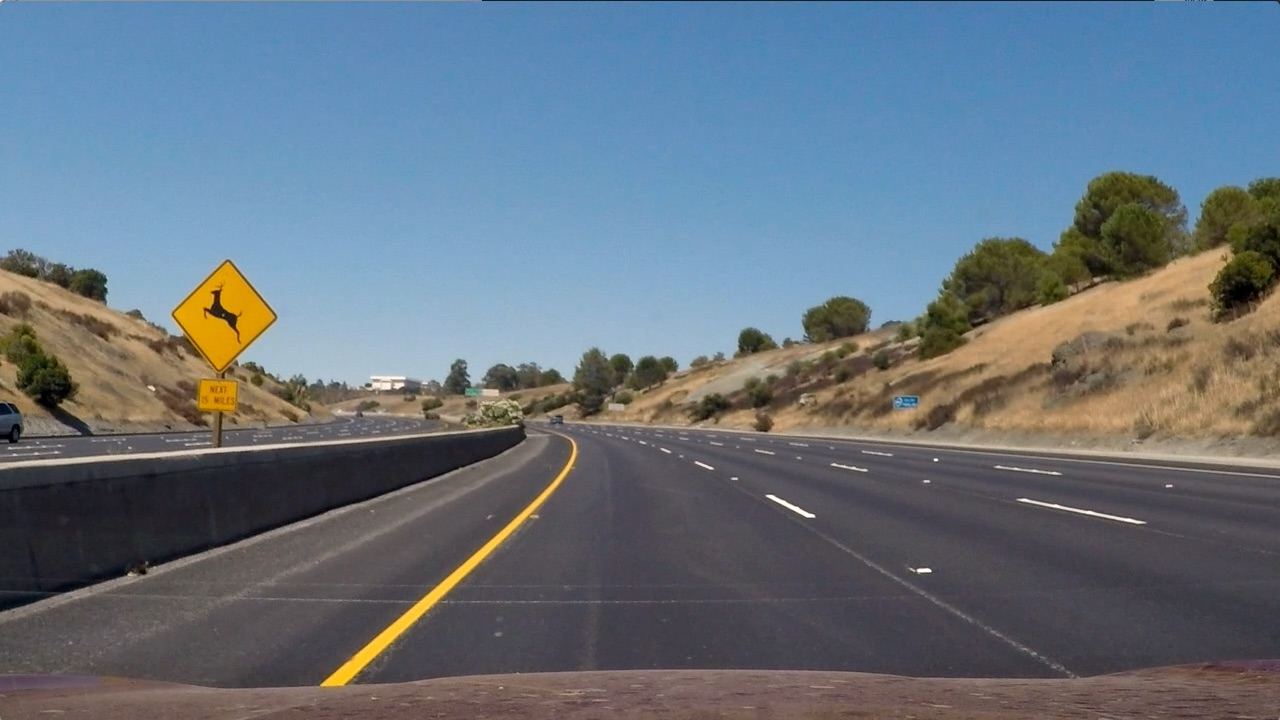
#> input picture test_images/test2.jpg, 1280 x 720 px; its folder holds only this picture in this run
$ jupyter execute --allow-errors CarDetection.ipynb   (shell and % lines are left out)   (older library calls are emulated)
#> lines starting #> are read from the running program, lines starting #| are printed output that depends on the picture
[cell 1]
import matplotlib.image as mpimg
import matplotlib.pyplot as plt
import numpy as np
import cv2
import glob
import time
from sklearn.svm import LinearSVC
from sklearn.preprocessing import StandardScaler
from skimage.feature import hog
from sklearn.model_selection import train_test_split
from scipy.ndimage import label
from moviepy.editor import VideoFileClip
from collections import deque
import pickle
import os
import queue

[cell 2]
# Define a function to return some characteristics of the dataset
# [14 lines left out: function data_look, not called in this run]

def visualize_images(input_images, num_cols, figure_name, cmap = None):
    "Shows input images by stacking them in num_cols columns"
    fig, axes = plt.subplots((int)((len(input_images) + 1) /num_cols), num_cols, figsize=(24, 20))

    fig = plt.gcf()
    fig.canvas.set_window_title(figure_name)

    print(figure_name)

    for ax, image in zip(axes.flat, input_images):
        if(cmap == "gray" or cmap == 'hot'):
            ax.imshow(image, cmap=cmap)
        elif(image.shape[2]==1):
            ax.imshow(image[:,:,0], cmap = cmap)
        else:
            ax.imshow(image, cmap=cmap)

    plt.show()

[cell 3]
import zipfile as zf
#> (the rest of this cell did not finish here and is left out)

[cell 4]
def convert_color(img, conv='RGB2YCrCb'):
    """
    Convert the image from one color space to the other
    """
    if conv == 'RGB2YCrCb':
        return cv2.cvtColor(img, cv2.COLOR_RGB2YCrCb)
    if conv == 'BGR2YCrCb':
        return cv2.cvtColor(img, cv2.COLOR_BGR2YCrCb)
    if conv == 'RGB2LUV':
        return cv2.cvtColor(img, cv2.COLOR_RGB2LUV)
    if conv == 'RGB2HLS':
        return cv2.cvtColor(img, cv2.COLOR_RGB2HLS)
    if conv == 'RGB2HSV':
        return cv2.cvtColor(img, cv2.COLOR_RGB2HSV)
    if conv == 'Gray':
        return cv2.cvtColor(img, cv2.COLOR_RGB2GRAY)
    if conv == 'RGB2YUV':
        return cv2.cvtColor(img, cv2.COLOR_RGB2YUV)


# HOG features of image
def get_hog_features(img, orient, pix_per_cell, cell_per_block,
                     vis=False, feature_vec=True):
    # Call with two outputs if vis==True
    if vis == True:
        features, hog_image = hog(img, orientations=orient,
                                  pixels_per_cell=(pix_per_cell, pix_per_cell),
                                  cells_per_block=(cell_per_block, cell_per_block),
                                  transform_sqrt=False,
                                  visualize=vis, feature_vector=feature_vec)
        return features, hog_image
    # Otherwise call with one output
    else:
        features = hog(img, orientations=orient,
                       pixels_per_cell=(pix_per_cell, pix_per_cell),
                       cells_per_block=(cell_per_block, cell_per_block),
                       transform_sqrt=False,
                       visualize=vis, feature_vector=feature_vec)
        return features


# [68 lines left out: functions bin_spatial, color_hist, extract_features, not called in this run]

[cell 5]
#do it only once to extract features and save it in pickle file as it takes times
# [69 lines left out: function train_svc, not called in this run]

[cell 6]
####Load the training model from pickle file
dist_pickle = pickle.load( open("svc_pickle.p", "rb" ) )
#> (reads svc_pickle.p from the repository)
print(dist_pickle)
svc = dist_pickle["svc"]
X_scaler = dist_pickle["scaler"]
orient = dist_pickle["orient"]
pix_per_cell = dist_pickle["pix_per_cell"]
cell_per_block = dist_pickle["cell_per_block"]
spatial_size = dist_pickle["spatial_size"]
hist_bins = dist_pickle["hist_bins"]

[cell 7]
#Read cars and not-cars images

#test images folder
test_images_dir = 'test_images/'
#Read cars and not-cars images


# images are divided up into vehicles and non-vehicles
test_images = []

images = glob.glob(test_images_dir + '*.jpg')

for image in images:
        test_images.append(mpimg.imread(image))

# Define a single function that can extract features using hog sub-sampling and make predictions
def find_cars(img, ystart, ystop, scale, svc, X_scaler, orient, pix_per_cell, cell_per_block, spatial_size, hist_bins,
              vis_bboxes=False):
    draw_img = np.copy(img)
    xstart = int(img.shape[1] / 5)
    xstop = img.shape[1]
    img_tosearch = img[ystart:ystop, xstart:xstop, :]
    ctrans_tosearch = convert_color(img_tosearch, conv='RGB2YUV')
    if scale != 1:
        imshape = ctrans_tosearch.shape
        ctrans_tosearch = cv2.resize(ctrans_tosearch, (np.int(imshape[1] / scale), np.int(imshape[0] / scale)))

    ch1 = ctrans_tosearch[:, :, 0]
    ch2 = ctrans_tosearch[:, :, 1]
    ch3 = ctrans_tosearch[:, :, 2]

    # Define blocks and steps as above
    nxblocks = (ch1.shape[1] // pix_per_cell) - cell_per_block + 1
    nyblocks = (ch1.shape[0] // pix_per_cell) - cell_per_block + 1
    nfeat_per_block = orient * cell_per_block ** 2

    # 64 was the orginal sampling rate, with 8 cells and 8 pix per cell
    window = 64
    nblocks_per_window = (window // pix_per_cell) - cell_per_block + 1
    cells_per_step = 2  # Instead of overlap, define how many cells to step
    nxsteps = (nxblocks - nblocks_per_window) // cells_per_step
    nysteps = (nyblocks - nblocks_per_window) // cells_per_step

    # Compute individual channel HOG features for the entire image
    hog1 = get_hog_features(ch1, orient, pix_per_cell, cell_per_block, feature_vec=False)
    hog2 = get_hog_features(ch2, orient, pix_per_cell, cell_per_block, feature_vec=False)
    hog3 = get_hog_features(ch3, orient, pix_per_cell, cell_per_block, feature_vec=False)
    rectangles = []

    for xb in range(nxsteps):
        for yb in range(nysteps):
            ypos = yb * cells_per_step
            xpos = xb * cells_per_step

            # Extract HOG for this patch
            hog_feat1 = hog1[ypos:ypos + nblocks_per_window, xpos:xpos + nblocks_per_window].ravel()
            hog_feat2 = hog2[ypos:ypos + nblocks_per_window, xpos:xpos + nblocks_per_window].ravel()
            hog_feat3 = hog3[ypos:ypos + nblocks_per_window, xpos:xpos + nblocks_per_window].ravel()
            hog_features = np.hstack((hog_feat1, hog_feat2, hog_feat3)).reshape(1, -1)
            #             hog_features = np.hstack((hog_feat1))

            xleft = xpos * pix_per_cell
            ytop = ypos * pix_per_cell

            # Extract the image patch
            #             subimg = cv2.resize(ctrans_tosearch[ytop:ytop+window, xleft:xleft+window], (64,64))

            # Get color features
            #             spatial_features = bin_spatial(subimg, size=spatial_size)
            #             hist_features = color_hist(subimg, nbins=hist_bins)
            # Scale features and make a prediction
            #             stacked = np.hstack((spatial_features, hist_features, hog_features)).reshape(1, -1)
            test_features = X_scaler.transform(hog_features)
            # test_features = X_scaler.transform(np.hstack((shape_feat, hist_feat)).reshape(1, -1))
            test_prediction = svc.predict(test_features)

            if test_prediction == 1 or vis_bboxes == True:
                xbox_left = np.int(xleft * scale)
                ytop_draw = np.int(ytop * scale)
                win_draw = np.int(window * scale)
                rectangles.append(((xbox_left + xstart, ytop_draw + ystart),
                                   (xbox_left + win_draw + xstart, ytop_draw + win_draw + ystart)))

    return rectangles


def get_rectangles(image, scales=[1, 1.5, 2, 2.5, 3],
                   ystarts=[400, 400, 450, 450, 460],
                   ystops=[528, 550, 620, 650, 700]):
    out_rectangles = []
    for scale, ystart, ystop in zip(scales, ystarts, ystops):
        rectangles = find_cars(image, ystart, ystop, scale, svc, X_scaler, orient, pix_per_cell, cell_per_block,
                               spatial_size, hist_bins)
        if len(rectangles) > 0:
            out_rectangles.append(rectangles)
    out_rectangles = [item for sublist in out_rectangles for item in sublist]
    return out_rectangles


def add_heat(heatmap, bbox_list):
    # Iterate through list of bboxes
    for box in bbox_list:
        # Add += 1 for all pixels inside each bbox
        # Assuming each "box" takes the form ((x1, y1), (x2, y2))
        heatmap[box[0][1]:box[1][1], box[0][0]:box[1][0]] += 1

    # Return updated heatmap
    return heatmap


def apply_threshold(heatmap, threshold):
    # Zero out pixels below the threshold
    heatmap[heatmap <= threshold] = 0
    # Return thresholded map
    return heatmap


def draw_labeled_bboxes(img, labels):
    # Iterate through all detected cars
    img_copy = np.copy(img)
    result_rectangles = []
    for car_number in range(1, labels[1] + 1):
        # Find pixels with each car_number label value
        nonzero = (labels[0] == car_number).nonzero()
        # Identify x and y values of those pixels
        nonzeroy = np.array(nonzero[0])
        nonzerox = np.array(nonzero[1])
        # Define a bounding box based on min/max x and y
        bbox = ((np.min(nonzerox), np.min(nonzeroy)), (np.max(nonzerox), np.max(nonzeroy)))
        area = (bbox[1][1] - bbox[0][1]) * (bbox[1][0] - bbox[0][0])
        if area > 40 * 40:
            result_rectangles.append(bbox)
            # Draw the box on the image
            cv2.rectangle(img_copy, bbox[0], bbox[1], (0, 255, 0), 6)
    # Return the image
    return result_rectangles, img_copy


def draw_boxes(img, bboxes, color=(0, 0, 255), thick=6):
    # Make a copy of the image
    imcopy = np.copy(img)
    random_color = False
    # Iterate through the bounding boxes
    for bbox in bboxes:
        if color == 'random' or random_color:
            color = (np.random.randint(0, 255), np.random.randint(0, 255), np.random.randint(0, 255))
            random_color = True
        # Draw a rectangle given bbox coordinates
        cv2.rectangle(imcopy, bbox[0], bbox[1], color, thick)
    # Return the image copy with boxes drawn
    return imcopy
print('Done')

[cell 8]
# [13 lines left out: function visualize_bboxes, not called in this run]

[cell 9]
#visualize_bboxes(test_images[0])
def input_image(input,num):
    result_images = []
    result_img_all_boxes = []

    rectangles = get_rectangles(input)
    result_img_all_boxes.append(draw_boxes(input, rectangles, color='random', thick=3))
    heatmap_image = np.zeros_like(input[:, :, 0])
    heatmap_image = add_heat(heatmap_image, rectangles)
    heatmap_image = apply_threshold(heatmap_image, 2)
    labels = label(heatmap_image)
    rectangles, result_image = draw_labeled_bboxes(input, labels)
    result_images.append(result_image)
    if num==1: #final output
     visualize_images(result_images, 2, "test")
    if num==2: #bounding boxes image
     visualize_images(result_img_all_boxes, 2, "test")

[cell 10]
input_image(test_images[0],1)
#> the loop in get_rectangles, `for scale, ystart, ystop in zip(scales, ystarts, ystops):` made 5 passes
#> pass 1, in find_cars, `img_tosearch = img[ystart:ystop, xstart:xstop, :]`:
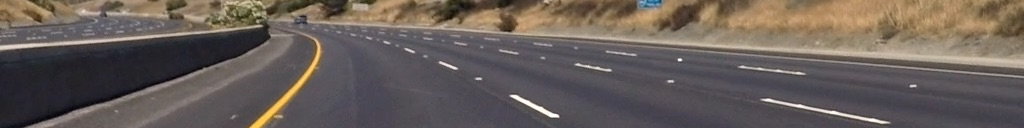
#> img_tosearch: shape (128, 1024, 3); mean R, G, B 103.5, 94.1, 88.7
#> pass 1, in find_cars, `ch1 = ctrans_tosearch[:, :, 0]`:
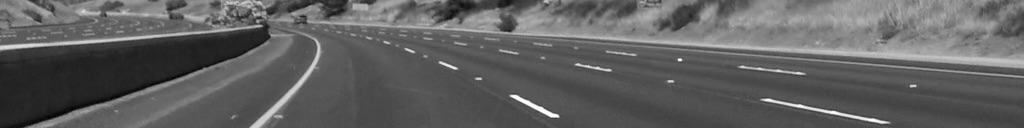
#> ch1: shape (128, 1024); min 1, max 254, mean 96.3
#> pass 1, in find_cars, `ch2 = ctrans_tosearch[:, :, 1]`:
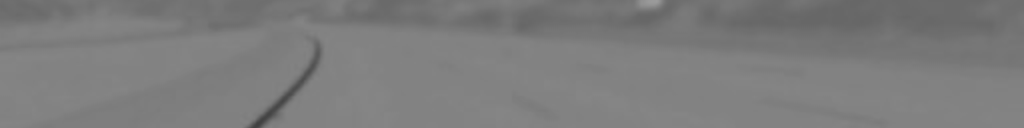
#> ch2: shape (128, 1024); min 65, max 155, mean 124.2
#> in get_rectangles, image is the input picture: shape (720, 1280, 3); mean R, G, B 102.8, 114.6, 125.5
#> after the loop in get_rectangles, `for scale, ystart, ystop in zip(scales, ystarts, ystops):`: out_rectangles = []
#> after the loop in draw_boxes, `for bbox in bboxes:`: color = 'random'; random_color = False
#> after the loop in add_heat, `for box in bbox_list:`: heatmap: shape (720, 1280); every value is 0
#> after the loop in draw_labeled_bboxes, `for car_number in range(1, labels[1] + 1):`: result_rectangles = []
#> the loop in visualize_images, `for ax, image in zip(axes.flat, input_images):` made 1 pass

[cell 11]
input_image(test_images[0],2)
#> the loop in get_rectangles (call 2), `for scale, ystart, ystop in zip(scales, ystarts, ystops):` made 5 passes
#> pass 1, in find_cars (call 6), `ch3 = ctrans_tosearch[:, :, 2]`:
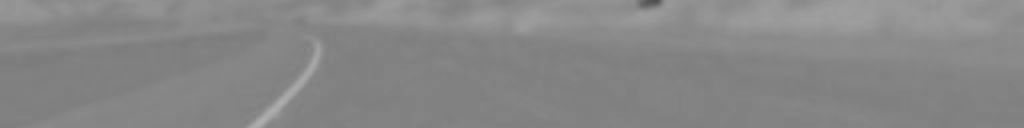
#> ch3: shape (128, 1024); min 78, max 174, mean 134.4
#> pass 2, in find_cars (call 7), `img_tosearch = img[ystart:ystop, xstart:xstop, :]`:
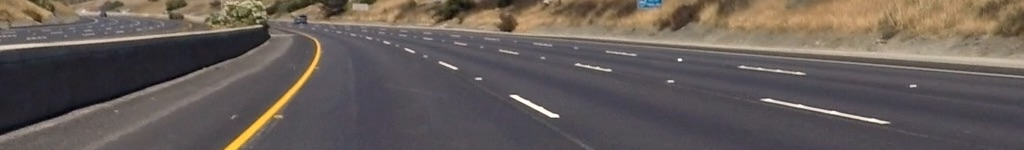
#> img_tosearch: shape (150, 1024, 3); mean R, G, B 100.9, 92.1, 88
#> the loop in visualize_images (call 2), `for ax, image in zip(axes.flat, input_images):` made 1 pass

[cell 12]
class DetectionInfo():
    def __init__(self):
        self.max_size = 10
        self.old_bboxes = queue.Queue(self.max_size)
        self.heatmap = np.zeros_like(test_images[0][:, :, 0])

    # [8 lines left out: function get_heatmap, not called in this run]

    def get_labels(self):
        return label(self.get_heatmap())

    # [18 lines left out: functions add_bboxes, find_vehicles, not called in this run]


detection_info = DetectionInfo()
detection_info.old_heatmap = np.zeros_like(test_images[0][:, :, 0])

def process_video(video):
 project_video_path = video
 project_video_output = 'output.mp4'

 #project_video = VideoFileClip(project_video_path)
 project_video = VideoFileClip(project_video_path).subclip(5,30)
 white_clip = project_video.fl_image(find_vehicles)  # NOTE: this function expects color images!!

 white_clip.write_videofile(project_video_output, audio=False)

[cell 13]
process_video('video.mp4')
#> (the call stopped at in process_video, `project_video = VideoFileClip(project_video_path).subclip(5,30)`: moviepy is not available in this run)
